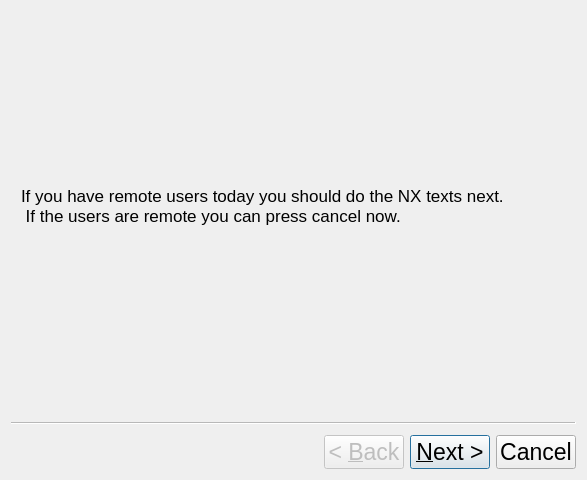
<?xml version="1.0" encoding="UTF-8"?>
<ui version="4.0">
 <class>RemoteAccess_WZ</class>
 <widget class="QWizard" name="RemoteAccess_WZ">
  <property name="enabled">
   <bool>true</bool>
  </property>
  <property name="geometry">
   <rect>
    <x>0</x>
    <y>0</y>
    <width>587</width>
    <height>480</height>
   </rect>
  </property>
  <property name="font">
   <font>
    <pointsize>17</pointsize>
   </font>
  </property>
  <property name="windowTitle">
   <string>Wizard</string>
  </property>
  <widget class="QWizardPage" name="RA_Page_1">
   <property name="enabled">
    <bool>true</bool>
   </property>
   <widget class="QLabel" name="WP1_Label_1">
    <property name="geometry">
     <rect>
      <x>10</x>
      <y>10</y>
      <width>511</width>
      <height>371</height>
     </rect>
    </property>
    <property name="font">
     <font>
      <pointsize>13</pointsize>
     </font>
    </property>
    <property name="text">
     <string>If you have remote users today you should do the NX texts next. 
 If the users are remote you can press cancel now.</string>
    </property>
    <property name="wordWrap">
     <bool>true</bool>
    </property>
    <property name="textInteractionFlags">
     <set>Qt::LinksAccessibleByMouse|Qt::TextSelectableByKeyboard|Qt::TextSelectableByMouse</set>
    </property>
   </widget>
  </widget>
  <widget class="QWizardPage" name="RA_Page_2">
   <widget class="QLabel" name="WP2_Label_1">
    <property name="geometry">
     <rect>
      <x>20</x>
      <y>10</y>
      <width>511</width>
      <height>371</height>
     </rect>
    </property>
    <property name="font">
     <font>
      <pointsize>11</pointsize>
     </font>
    </property>
    <property name="text">
     <string>Check if there are any old java processes from NX sessions that have not been properly closed and are not part of a current visit.

Log in with your BL staff FedID, then open a shell and type:
&gt; ssh -X yourFedID@i04-ws001

To get a list of nx session use (you will be asked for your password):
&gt; sudo /usr/NX/bin/nxserver --list 

To terminate an nx session use:
&gt; sudo /usr/NX/bin/nxserver --terminate {number}

To broadcast a message to all nx sessions:
&gt; sudo /usr/NX/bin/nxserver --broadcast &quot;your message here&quot;

Use &quot;finger&quot; to find which name is associated to a given FedID.
&gt; finger {FedID}

You press finished when done!</string>
    </property>
    <property name="textInteractionFlags">
     <set>Qt::LinksAccessibleByMouse|Qt::TextSelectableByKeyboard|Qt::TextSelectableByMouse</set>
    </property>
   </widget>
  </widget>
 </widget>
 <resources/>
 <connections/>
</ui>
